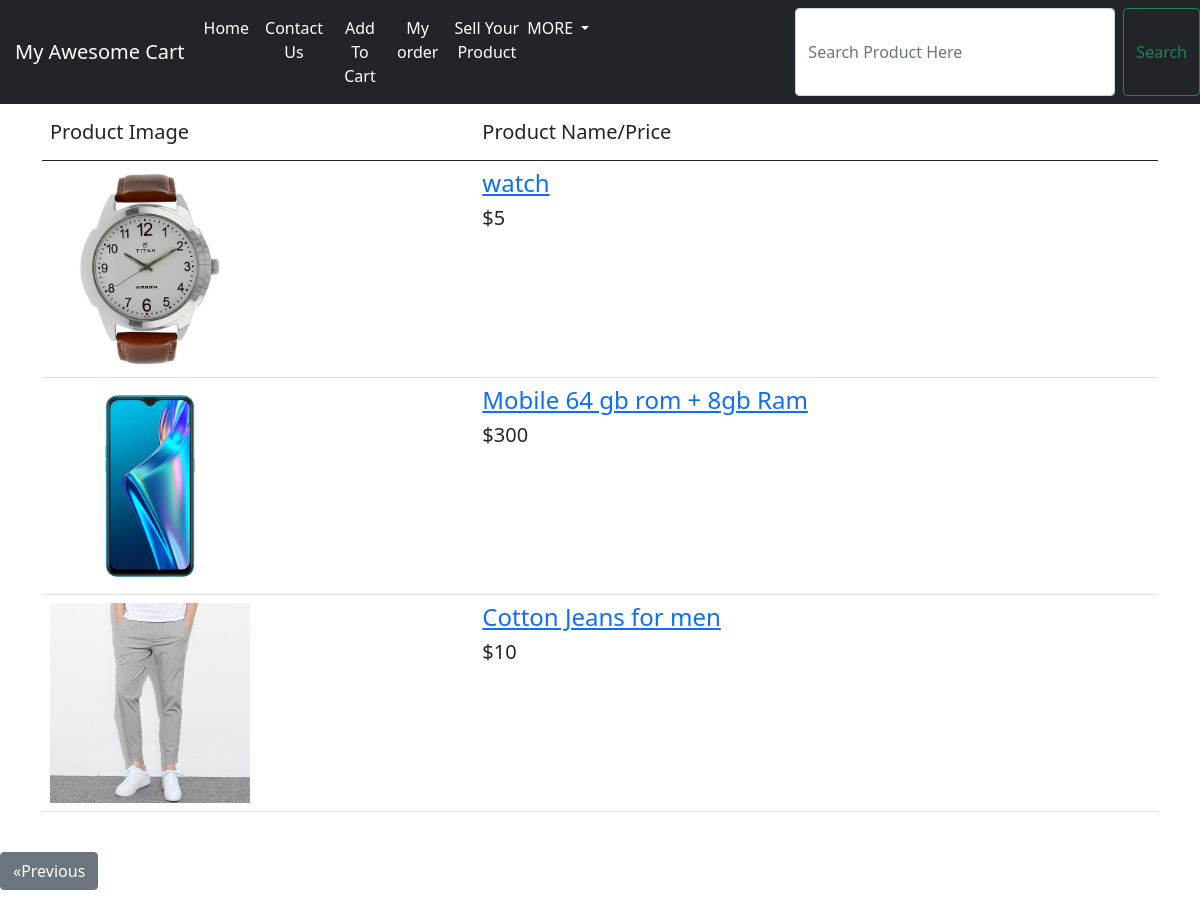
The app's page /shop/view/?page=2, older data.
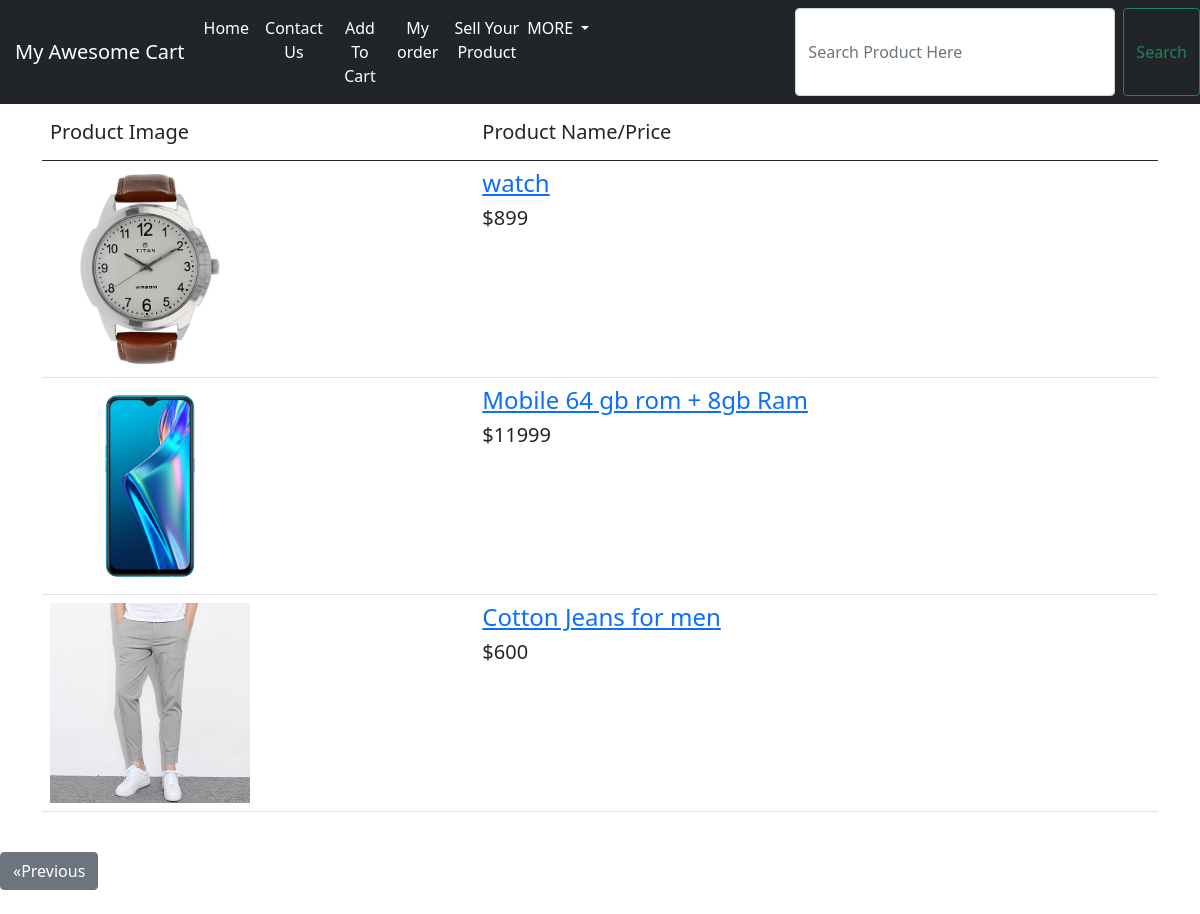
The same page, newer data.
### shop/models.py (models this page shows, shortened)
class Product(models.Model):
    product_id=models.AutoField
    product_name=models.CharField(max_length=150)
    category=models.CharField(max_length=30, default="")
    subcategory=models.CharField(max_length=50, default="")
    price=models.CharField(max_length=10, default="0")
    des=models.CharField(max_length=10000)
    admin_id=models.IntegerField(default="")
    image=models.ImageField(upload_to="shop/images")

### shop/views.py (the view)
# urls.py: path('view/', views.show_file,       name="view"),
def show_file(request):
    product = Product.objects.all()
    paginator=Paginator(product,12)
    page_number = request.GET.get('page', 1)
    try:
        page = paginator.page(page_number)
    except EmptyPage:
        page = paginator.page(1)
    context = {'data':page }
    return render(request, 'shop/view.html', context)

### templates/shop/view.html (shortened to what the changed rows need)
{% extends 'shop/basic.html' %}
{%block body%}
{% if user.is_authenticated %}
<body>
    <div class="container mt-1">
        <div class="row">
            <div class="col-11">
                <table class="table">
                    <thead>
                      <tr>
                        <th><h5 id="text">Product Image</h5></th>
                        <th><h5 id="text">Product Name/Price</h5></th>
                        <th><h5 id="text">Add To Cart</h5></th>
                      </tr>
                    </thead>
                    <tbody>
                      {% for d in data %}
                      <tr>
<style>
#img{
    width: 200px;
    height: 200px;
}
@media (max-width: 767px){
#img{
    width: 95px;
    height: 95px;
}
#text{
    font-size:15px;
}
}
</style>
                        <th><a href="/shop/productview/{{d.id}}"><img src="{{d.image.url}}" id="img"></a></th>
                        <th><h4 id="text"><a href="/shop/productview/{{d.id}}">{{d.product_name}}</a></h4><h5 id="text">₹{{d.price}}</h5></th>
<style>
@media(max-width: 768px){
#add_button {
    padding:5px 0px;
    font-size:12px;
    height:30px;
    width:70px;
    border-radius:5px;
}
}
</style>
                        <form method="POST" action="/shop/">{% csrf_token %}
                        <input type="hidden" name="cart_id" value="{{request.user.id}}">
                        <input type="hidden" name="image_p" value="{{d.image}}">
                        <input type="hidden" name="name_p" value="{{d.product_name}}">
                        <input type="hidden" name="price_p" value="{{d.price}}">
                        <input type="hidden" name="product_id" value="{{d.id}}">
                        <th><button data-toggle="modal" data-target="#myModal{{d.id}}" id="add_button" class="btn btn-dark" type="button">Add To Cart</button></th>
<div class="modal fade" id="myModal{{d.id}}" tabindex="-1" role="dialog" aria-labelledby="myModalLabel" aria-hidden="true">
  <div class="modal-dialog" id="{{d.id}}" >
    <div class="modal-content" >
      <div class="modal-header">
        <h4 class="modal-title" id="myModalLabel">Quantity?</h4>
        <button type="button" class="close" data-dismiss="modal" aria-hidden="true">&times;</button>
      </div>
<style>
#quantity{
width: 200px;
}
</style>
      <label for="quantity"><h5>Please Choose quantity of the Item</h5></label><br>
       <select name="quantity" id="quantity">
          <option value="1">1</option>
          <option value="2">2</option>
          <option value="3">3</option>
          <option value="4">4</option>
          <option value="5">5</option>
          <option value="6">6</option>
          <option value="7">7</option>
          <option value="8">8</option>
          <option value="9">9</option>
          <option value="10">10</option>
       </select>
      <div class="modal-footer">
        <button type="submit" class="btn btn-dark" >Submit</button>
      </div>
    </div>
  </div>
</div>
                        </form>
                      {% endfor %}
                    </tbody>
                  </table>
            </div>
        </div>
    </div>
    <br>
<style>
#butt{
  float:right;
}
</style>
        {% if data.has_previous %}
          <a href="/shop/view/?page={{data.previous_page_number}}"><button class="btn btn-secondary">&laquo;Previous</button></a>
        {% endif %}
        {% if data.has_next %}
          <a href="/shop/view/?page={{ data.next_page_number }}"><button class="btn btn-secondary" id="butt">next&raquo;</button></a>
        {% endif %}
<br>
<br>
{% else %}
    <div class="container mt-2">
        <div class="row">
            <div class="col-12">
                <table class="table">
                    <thead>
                      <tr>
                        <th><h5 id="text">Product Image</h5></th>
                        <th><h5 id="text">Product Name/Price</h5></th>
                      </tr>
                    </thead>
                    <tbody>
                      {% for d in data %}
                      <tr>
                        <th><a href="/shop/productview/{{d.id}}"><img src="{{d.image.url}}" id="img"></a></th>
                        <th><h4 id="text"><a href="/shop/productview/{{d.id}}">{{d.product_name}}</a></h4><h5 id="text">${{d.price}}</h5></th>
                      {% endfor %}
                    </tbody>
                  </table>
            </div>
        </div>
    </div>
    <br>
<br>
<br>
{% endif %}
{%endblock%}

Row changes from the older to the newer data that the page shows:
changed Product "watch": price "5" → "899"
changed Product "Mobile 64 gb rom + 8gb Ram": price "300" → "11999"
changed Product "Cotton Jeans for men": price "10" → "600"
